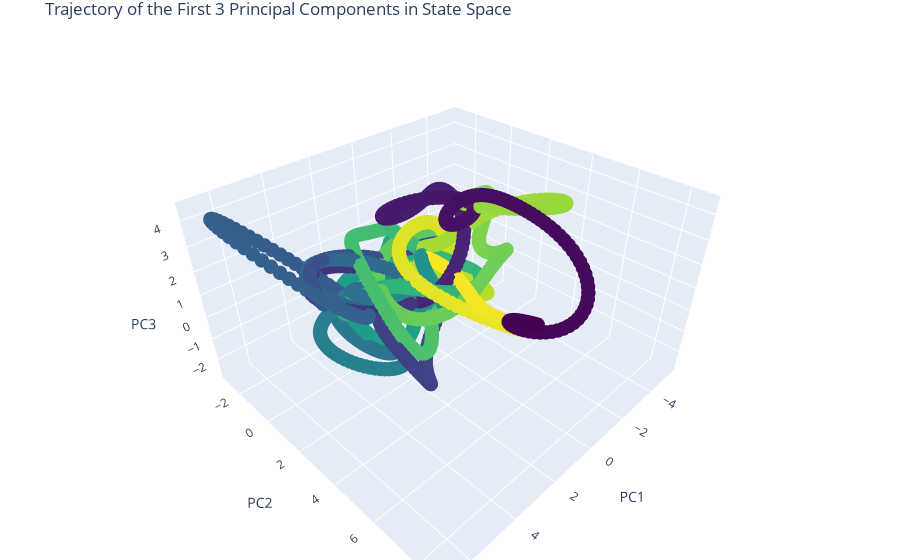

The cell this chart's notebook holds for it:
### Code cell
# Extract the first three PCs
pc1 = gaussian_filter1d(transformed_data[:, 0], sigma=10)
pc2 = gaussian_filter1d(transformed_data[:, 1],sigma=10)
pc3 = gaussian_filter1d(transformed_data[:, 2],sigma=10)

# Time steps for coloring
#lower_threshold = np.percentile(smoothed_df.fwV_smoothed, 5)
#upper_threshold = np.percentile(smoothed_df.fwV_smoothed, 95)
#color_var = np.abs(np.clip(smoothed_df.fwV_smoothed,lower_threshold, upper_threshold))
color_var = neural_df.time

# Create the figure
fig = go.Figure(data=[go.Scatter3d(
    x=pc1,
    y=pc2,
    z=pc3,
    mode='markers',
    marker=dict(size=5, color=color_var, colorscale='Viridis')
)])

# Set the layout of the figure
fig.update_layout(
    title='Trajectory of the First 3 Principal Components in State Space',
    scene=dict(
        xaxis_title='PC1',
        yaxis_title='PC2',
        zaxis_title='PC3'
    ),
    margin=dict(l=0, r=0, b=0, t=30)
)

# Show the figure
fig.show()

### Figure 1 — Plotly figure (JSON) as saved in the notebook; plotly's stock layout.template omitted (floating-point values rounded to 4 significant figures; data arrays with more than 128 entries replaced by an {"elided": "..."} marker saying what was removed)
{"data": [{"marker": {"color": {"elided": "1748 float values"}, "colorscale": [[0, "#440154"], [0.1111, "#482878"], [0.2222, "#3e4989"], [0.3333, "#31688e"], [0.4444, "#26828e"], [0.5556, "#1f9e89"], [0.6667, "#35b779"], [0.7778, "#6ece58"], [0.8889, "#b5de2b"], [1, "#fde725"]], "size": 5}, "mode": "markers", "type": "scatter3d", "x": {"elided": "1748 float values"}, "y": {"elided": "1748 float values"}, "z": {"elided": "1748 float values"}}], "layout": {"margin": {"b": 0, "l": 0, "r": 0, "t": 30}, "scene": {"xaxis": {"title": {"text": "PC1"}}, "yaxis": {"title": {"text": "PC2"}}, "zaxis": {"title": {"text": "PC3"}}}, "title": {"text": "Trajectory of the First 3 Principal Components in State Space"}}}
